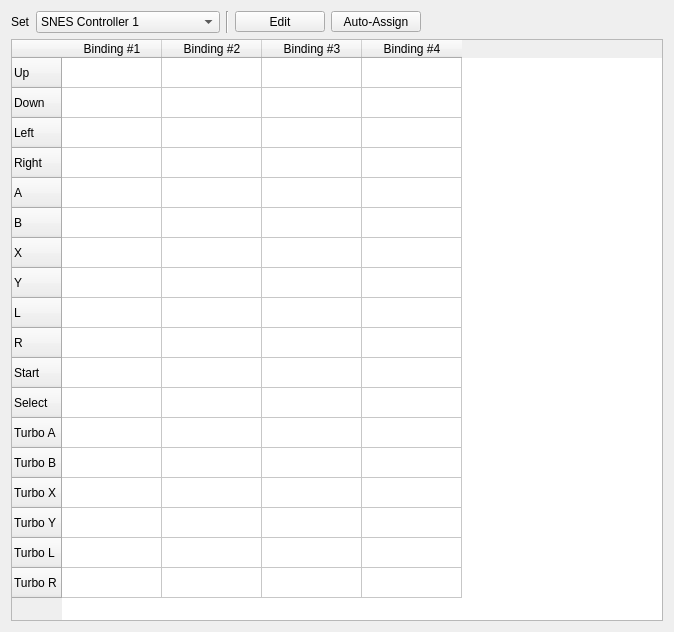
<?xml version="1.0" encoding="UTF-8"?>
<ui version="4.0">
 <class>ControllerPanel</class>
 <widget class="QWidget" name="ControllerPanel">
  <property name="geometry">
   <rect>
    <x>0</x>
    <y>0</y>
    <width>674</width>
    <height>632</height>
   </rect>
  </property>
  <property name="windowTitle">
   <string>Form</string>
  </property>
  <layout class="QVBoxLayout" name="verticalLayout">
   <item>
    <layout class="QHBoxLayout" name="horizontalLayout">
     <item>
      <widget class="QLabel" name="label">
       <property name="text">
        <string>Set</string>
       </property>
      </widget>
     </item>
     <item>
      <widget class="QComboBox" name="controllerComboBox">
       <property name="whatsThis">
        <string>&lt;html&gt;&lt;head/&gt;&lt;body&gt;&lt;p&gt;The enumerated controller as seen by the SNES. Controller 1 will always be &amp;quot;Player 1&amp;quot; and so on, no matter what device is assigned to the controller ports.&lt;/p&gt;&lt;/body&gt;&lt;/html&gt;</string>
       </property>
       <item>
        <property name="text">
         <string>SNES Controller 1</string>
        </property>
       </item>
       <item>
        <property name="text">
         <string>SNES Controller 2</string>
        </property>
       </item>
       <item>
        <property name="text">
         <string>SNES Controller 3 (Multitap)</string>
        </property>
       </item>
       <item>
        <property name="text">
         <string>SNES Controller 4 (Multitap)</string>
        </property>
       </item>
       <item>
        <property name="text">
         <string>SNES Controller 5 (Multitap)</string>
        </property>
       </item>
      </widget>
     </item>
     <item>
      <widget class="Line" name="line">
       <property name="orientation">
        <enum>Qt::Vertical</enum>
       </property>
      </widget>
     </item>
     <item>
      <widget class="QToolButton" name="editToolButton">
       <property name="sizePolicy">
        <sizepolicy hsizetype="Preferred" vsizetype="Fixed">
         <horstretch>0</horstretch>
         <verstretch>0</verstretch>
        </sizepolicy>
       </property>
       <property name="minimumSize">
        <size>
         <width>90</width>
         <height>0</height>
        </size>
       </property>
       <property name="toolTip">
        <string>Swap or clear groups of bindings</string>
       </property>
       <property name="whatsThis">
        <string>&lt;html&gt;&lt;head/&gt;&lt;body&gt;&lt;p&gt;Clear or swap sets of bindings between controllers.&lt;/p&gt;&lt;/body&gt;&lt;/html&gt;</string>
       </property>
       <property name="text">
        <string>Edit</string>
       </property>
       <property name="popupMode">
        <enum>QToolButton::DelayedPopup</enum>
       </property>
      </widget>
     </item>
     <item>
      <widget class="QToolButton" name="autoAssignToolButton">
       <property name="sizePolicy">
        <sizepolicy hsizetype="Preferred" vsizetype="Fixed">
         <horstretch>0</horstretch>
         <verstretch>0</verstretch>
        </sizepolicy>
       </property>
       <property name="minimumSize">
        <size>
         <width>90</width>
         <height>0</height>
        </size>
       </property>
       <property name="toolTip">
        <string>Automatically assign a controller's buttons to a slot</string>
       </property>
       <property name="whatsThis">
        <string>&lt;html&gt;&lt;head/&gt;&lt;body&gt;&lt;p&gt;Use this to automatically assign the default keyboard mapping or a detected controller to a set of bindings.&lt;/p&gt;&lt;p&gt;This uses the XInput controller protocol and maps it as close as possible to a SNES controller.&lt;/p&gt;&lt;/body&gt;&lt;/html&gt;</string>
       </property>
       <property name="text">
        <string>Auto-Assign</string>
       </property>
      </widget>
     </item>
     <item>
      <spacer name="horizontalSpacer">
       <property name="orientation">
        <enum>Qt::Horizontal</enum>
       </property>
       <property name="sizeHint" stdset="0">
        <size>
         <width>40</width>
         <height>20</height>
        </size>
       </property>
      </spacer>
     </item>
    </layout>
   </item>
   <item>
    <widget class="QTableWidget" name="tableWidget_controller">
     <property name="whatsThis">
      <string>&lt;html&gt;&lt;head/&gt;&lt;body&gt;&lt;p&gt;This box lists keyboard keys and gamepad buttons mapped to the SNES controller. There are 4 slots, so you can assign 4 different keys or buttons to one SNES button.&lt;/p&gt;&lt;p&gt;To set a binding, click a box or highlight it with the keyboard and press Enter/Return. The box will show three dots &amp;quot;...&amp;quot;. Press the desired key or gamepad button to assign it to that box. The Escape key will clear the box.&lt;/p&gt;&lt;/body&gt;&lt;/html&gt;</string>
     </property>
     <property name="editTriggers">
      <set>QAbstractItemView::NoEditTriggers</set>
     </property>
     <property name="selectionMode">
      <enum>QAbstractItemView::SingleSelection</enum>
     </property>
     <attribute name="verticalHeaderCascadingSectionResizes">
      <bool>true</bool>
     </attribute>
     <row>
      <property name="text">
       <string>Up</string>
      </property>
      <property name="icon">
       <iconset resource="resources/snes9x.qrc">
        <normaloff>:/icons/blackicons/up.svg</normaloff>:/icons/blackicons/up.svg</iconset>
      </property>
     </row>
     <row>
      <property name="text">
       <string>Down</string>
      </property>
      <property name="icon">
       <iconset resource="resources/snes9x.qrc">
        <normaloff>:/icons/blackicons/down.svg</normaloff>:/icons/blackicons/down.svg</iconset>
      </property>
     </row>
     <row>
      <property name="text">
       <string>Left</string>
      </property>
      <property name="icon">
       <iconset resource="resources/snes9x.qrc">
        <normaloff>:/icons/blackicons/left.svg</normaloff>:/icons/blackicons/left.svg</iconset>
      </property>
     </row>
     <row>
      <property name="text">
       <string>Right</string>
      </property>
      <property name="icon">
       <iconset resource="resources/snes9x.qrc">
        <normaloff>:/icons/blackicons/right.svg</normaloff>:/icons/blackicons/right.svg</iconset>
      </property>
     </row>
     <row>
      <property name="text">
       <string>A</string>
      </property>
      <property name="icon">
       <iconset resource="resources/snes9x.qrc">
        <normaloff>:/icons/blackicons/a.svg</normaloff>:/icons/blackicons/a.svg</iconset>
      </property>
     </row>
     <row>
      <property name="text">
       <string>B</string>
      </property>
      <property name="icon">
       <iconset resource="resources/snes9x.qrc">
        <normaloff>:/icons/blackicons/b.svg</normaloff>:/icons/blackicons/b.svg</iconset>
      </property>
     </row>
     <row>
      <property name="text">
       <string>X</string>
      </property>
      <property name="icon">
       <iconset resource="resources/snes9x.qrc">
        <normaloff>:/icons/blackicons/x.svg</normaloff>:/icons/blackicons/x.svg</iconset>
      </property>
     </row>
     <row>
      <property name="text">
       <string>Y</string>
      </property>
      <property name="icon">
       <iconset resource="resources/snes9x.qrc">
        <normaloff>:/icons/blackicons/y.svg</normaloff>:/icons/blackicons/y.svg</iconset>
      </property>
     </row>
     <row>
      <property name="text">
       <string>L</string>
      </property>
      <property name="icon">
       <iconset resource="resources/snes9x.qrc">
        <normaloff>:/icons/blackicons/l.svg</normaloff>:/icons/blackicons/l.svg</iconset>
      </property>
     </row>
     <row>
      <property name="text">
       <string>R</string>
      </property>
      <property name="icon">
       <iconset resource="resources/snes9x.qrc">
        <normaloff>:/icons/blackicons/r.svg</normaloff>:/icons/blackicons/r.svg</iconset>
      </property>
     </row>
     <row>
      <property name="text">
       <string>Start</string>
      </property>
      <property name="icon">
       <iconset resource="resources/snes9x.qrc">
        <normaloff>:/icons/blackicons/start.svg</normaloff>:/icons/blackicons/start.svg</iconset>
      </property>
     </row>
     <row>
      <property name="text">
       <string>Select</string>
      </property>
      <property name="icon">
       <iconset resource="resources/snes9x.qrc">
        <normaloff>:/icons/blackicons/select.svg</normaloff>:/icons/blackicons/select.svg</iconset>
      </property>
     </row>
     <row>
      <property name="text">
       <string>Turbo A</string>
      </property>
      <property name="icon">
       <iconset resource="resources/snes9x.qrc">
        <normaloff>:/icons/blackicons/a.svg</normaloff>:/icons/blackicons/a.svg</iconset>
      </property>
     </row>
     <row>
      <property name="text">
       <string>Turbo B</string>
      </property>
      <property name="icon">
       <iconset resource="resources/snes9x.qrc">
        <normaloff>:/icons/blackicons/b.svg</normaloff>:/icons/blackicons/b.svg</iconset>
      </property>
     </row>
     <row>
      <property name="text">
       <string>Turbo X</string>
      </property>
      <property name="icon">
       <iconset resource="resources/snes9x.qrc">
        <normaloff>:/icons/blackicons/x.svg</normaloff>:/icons/blackicons/x.svg</iconset>
      </property>
     </row>
     <row>
      <property name="text">
       <string>Turbo Y</string>
      </property>
      <property name="icon">
       <iconset resource="resources/snes9x.qrc">
        <normaloff>:/icons/blackicons/y.svg</normaloff>:/icons/blackicons/y.svg</iconset>
      </property>
     </row>
     <row>
      <property name="text">
       <string>Turbo L</string>
      </property>
      <property name="icon">
       <iconset resource="resources/snes9x.qrc">
        <normaloff>:/icons/blackicons/l.svg</normaloff>:/icons/blackicons/l.svg</iconset>
      </property>
     </row>
     <row>
      <property name="text">
       <string>Turbo R</string>
      </property>
      <property name="icon">
       <iconset resource="resources/snes9x.qrc">
        <normaloff>:/icons/blackicons/r.svg</normaloff>:/icons/blackicons/r.svg</iconset>
      </property>
     </row>
     <column>
      <property name="text">
       <string>Binding #1</string>
      </property>
     </column>
     <column>
      <property name="text">
       <string>Binding #2</string>
      </property>
     </column>
     <column>
      <property name="text">
       <string>Binding #3</string>
      </property>
     </column>
     <column>
      <property name="text">
       <string>Binding #4</string>
      </property>
     </column>
    </widget>
   </item>
  </layout>
 </widget>
 <resources>
  <include location="resources/snes9x.qrc"/>
 </resources>
 <connections/>
</ui>
